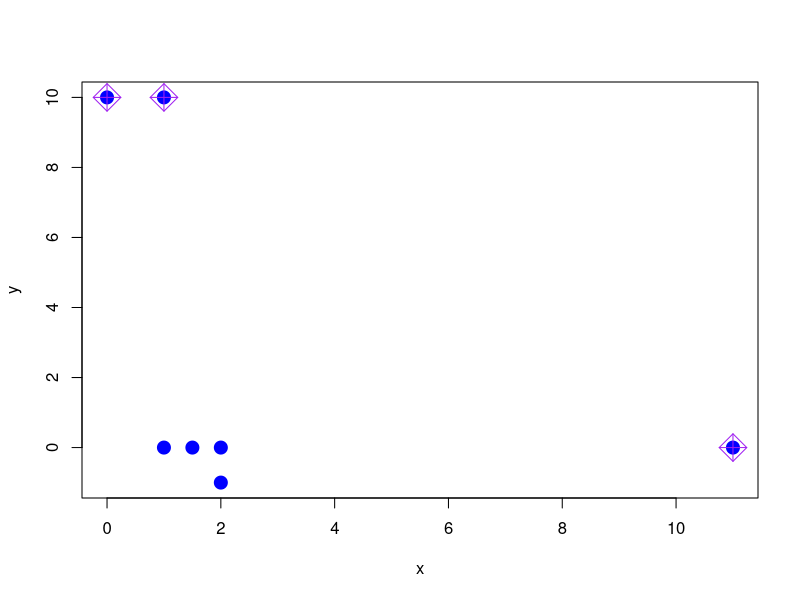

Write R code to recreate this figure. (Note: this script raises an error after producing the figure.)
# Example of empty Clustering

# Point used for the exemple:
# (0,10) (1,10) (11,0) (1.5,0)
# (2,0) (2,-1) (1,0)
data <- array( c(0, 10, 1, 10, 11, 0, 1.5, 0, 2, 0, 2, -1, 1, 0), dim = c(2, 7))

# Chosing 3 initial centers 
# c1 = (0,10)
# c2 = (1,10)
# c3 = (11,0)
centers <- array(dim = c(2, 3))
centers[, 1] <- data[, 1]  
centers[, 2] <- data[, 2] 
centers[, 3] <- data[, 3] 

# What is the initial situation? 
setEPS()
postscript("InitialPoints.eps")
plot(data[1, ],data[2, ],type = "p", pch = 20,
     col = "blue",xlab = 'x', ylab = 'y', cex = 2.6)
points(centers[1, ],centers[2, ],type = "p", pch = 9,col = "purple", cex = 2.6)
dev.off()

# Running Algo
centers <- myKmean(data, centers, 100)

myKmean <- function(x, centers, maxIt){
  count = 0

  while(1) {

    # Definition of groups
    r <- array(dim = c(3, 7))
    for (i in 1:7) {
      r[, i]= findGroup(x[, i],centers)
    }

    # Centers Updating
    oldCenters = centers # For future comparasion

    # Nb of points in each cluster
    pointsInGroup <- array(data = 0, dim = c(3))
    # Sum of values
    sumInGroup <- array(data = 0, dim = c(2, 3))

    # Calculate New center
    for (k in 1:3) {
      for (i in 1:7) {
        pointsInGroup[k] = pointsInGroup[k] + (r[k, i])
        sumInGroup[, k] = sumInGroup[, k] + (r[k, i]) * x[, i]
      }
      if (pointsInGroup[k] > 0) {
        centers[, k] = sumInGroup[, k] / pointsInGroup[k]
      }
    }

    # Ploting results
    #devSVG(paste(count,'Empty.svg'))
    setEPS()
    postscript(paste(count,'Empty.eps'))
    plot(x[1,], x[2,], type = "p", pch = 25,
         col = "white", xlab = "x", ylab = "y", cex = 2.6)
    points(x[1, which(r[1, ] == 1)], x[2, which(r[1, ] == 1)],
           type = "p", pch = 20, col = "blue", cex = 2.6)
    points(x[1, which(r[2, ] == 1)], x[2, which(r[2, ] == 1)],
           type = "p", pch = 20, col = "black", cex = 2.6)
    points(x[1, which(r[3, ] == 1)], x[2, which(r[3, ] == 1)],
           type = "p", pch = 20, col = "red", cex = 2.6)
    points(centers[1, ], centers[2, ],
           type = "p", pch = 9,col = "purple", cex = 2.6)
    box()
    dev.off()

    
    # Centers didn't change: End of Algo
    if( sum( oldCenters - centers) == 0){
      break 
    }
    else if(count > maxIt){
      break
    }
    count <- count + 1
  }
  return (centers)
}

findGroup <- function(p, centers){
  # Search for which group the point is 
  # Input: point 
  # Output: vector r:
  # r = 1 if the point belongs to the group   
  # r = 0 otherwise

  min = Inf
  min_idx = 1

  for (i in 1:3) {
    dist <- euclDist(p, centers[, i])
  
    if(dist < min) {
      min = dist
      min_idx = i
    }
  }
  
  r <- c(seq(0, 0, length = 3))
  r[min_idx] = 1
  return (r)
}

euclDist <- function(p1, p2){
  # Calculate de euclidian distance between two points of dimension n
  # Input: Vectors X and Y of dimension n
  # Output: euclidian distance
  return(sqrt (sum((p1 - p2)^2)))
}

